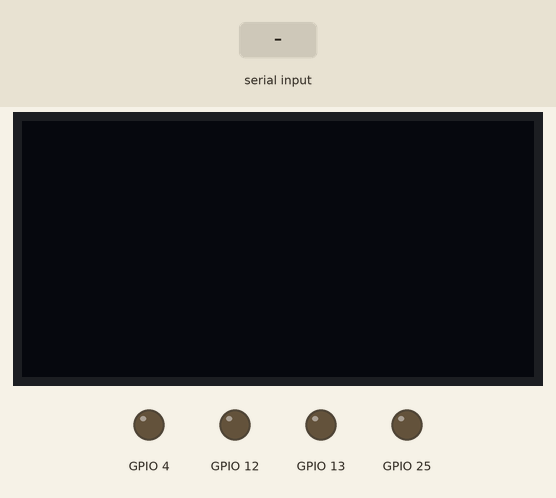
Bench run of a sketch on a simulated ESP32. Shown: 128×64 one-colour display, output pins drawn as LEDs (lit = HIGH). The test bench sets the inputs (shaded band). The OLED is the two-colour kind (top 16 rows yellow); what the sketch prints to the serial monitor is not drawn.

Above: at 1.2 s.
1.3 s: "+" received over Serial
At 2.3 s:
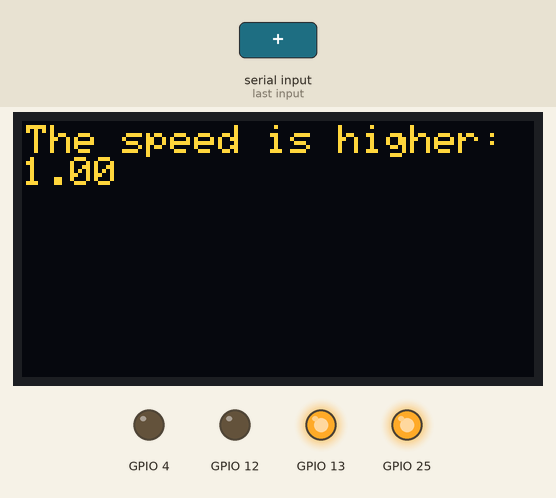
2.8 s: "-" received over Serial
At 3.4 s:
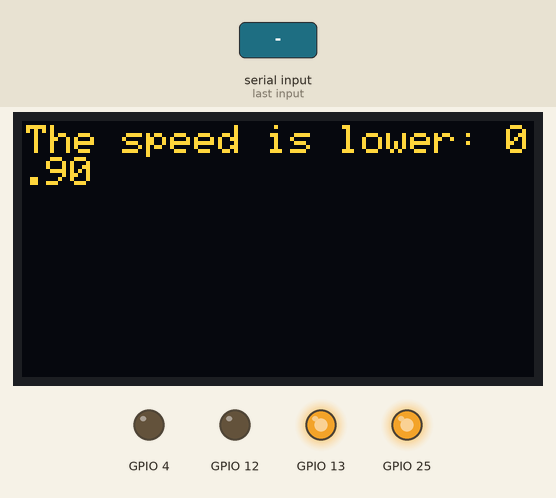
4.3 s: "+" received over Serial
At 4.6 s:
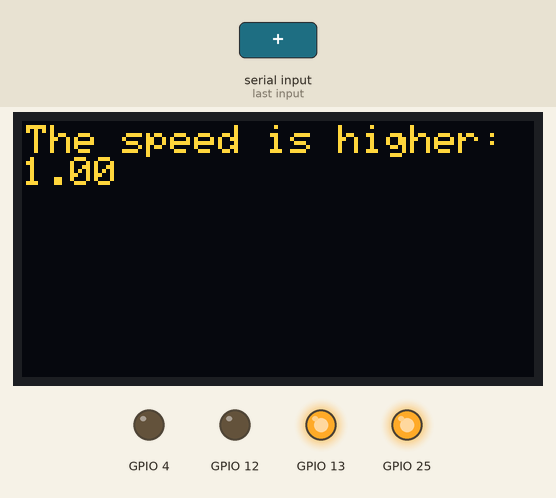
Timing chart, 0 to 7.3 s (numbered marks = the images above; inputs shaded):
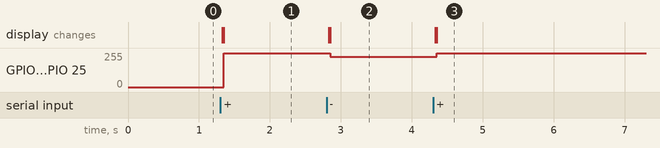

Measured:
- after the input at 1.3 s, GPIO 13, GPIO 25: 0/255 → 255/255 after 0.05 s; the display: first changes at once (image 1 shows a later state)
- after the input at 2.8 s, GPIO 13, GPIO 25: 255/255 → 228/255 after 0.05 s; the display: first changes at once (image 2 shows a later state)
- after the input at 4.3 s, GPIO 13, GPIO 25: 228/255 → 255/255 after 0.05 s; the display: first changes at once (image 3 shows a later state)

The sketch:

DcMotorsSpeed.ino
```cpp
#include <Wire.h> //library which facilitates I2C communication used for the OLED
#include <Adafruit_GFX.h> //library for graphics functions
#include <Adafruit_SH110X.h>
#define i2c_Address 0x3c // כתובת המסך
#define SCREEN_WIDTH 128
#define SCREEN_HEIGHT 64
#define OLED_RESET -1
Adafruit_SH1106G display = Adafruit_SH1106G(SCREEN_WIDTH, SCREEN_HEIGHT, &Wire, OLED_RESET); //יצירת אובייקט לתקשורת עם מסך

#define Motor_B1 12
#define Motor_F1 13
#define Motor_B2 4
#define Motor_F2 25

#define Resolution 8  // PWM resolution set
#define Freq 1000  // PWM frequency set to 1000 Hz

//PWM chanels for each motor
#define PWM_CHANNEL_B1 0
#define PWM_CHANNEL_F1 1
#define PWM_CHANNEL_B2 2
#define PWM_CHANNEL_F2 3


void setup()
{
  Serial.begin(9600);

  // Configures PWM channels for each motor pin with specified frequency and resolution
  ledcAttachChannel(Motor_B1 , Freq, Resolution, PWM_CHANNEL_B1);
  ledcAttachChannel(Motor_F1 , Freq, Resolution, PWM_CHANNEL_F1);
  ledcAttachChannel(Motor_B2 , Freq, Resolution, PWM_CHANNEL_B2);
  ledcAttachChannel(Motor_F2 , Freq, Resolution, PWM_CHANNEL_F2);

  display.setTextColor(SH110X_WHITE); // Sets text color to white on the OLED display
  display.setTextSize(1.5);           // Sets the text size to 1.5 times the normal size
  display.begin(i2c_Address,true);    // Initializes the OLED display with the I2C address
  display.clearDisplay();             // Clears any content on the OLED screen
}


char character = ' ';
float speed = 1.0 ;

void StartMotorsMovment(char character)
{

    if (character == '+')
      {
        speed = min(speed + 0.1, 1.0); // Increase speed, max 1.0
        Serial.println(speed);
             // Display speed
        display.clearDisplay();
        display.setCursor(1, 1);
        display.print("The speed is higher: ");
        display.display();
        display.print(speed);
        display.display();
     }

    else if (character == '-')
    {
        speed = max(speed - 0.1, 0.0); // Decrease speed, min 0.0
        Serial.println(speed);
               // Display speed
        display.clearDisplay();
        display.setCursor(1, 1);
        display.print("The speed is lower: ");
        display.display();
        display.print(speed);
        display.display();
    }


        ledcWriteChannel(PWM_CHANNEL_F1, speed*255);
        ledcWriteChannel(PWM_CHANNEL_F2, speed*255);

        ledcWriteChannel(PWM_CHANNEL_B1, 0);
        ledcWriteChannel(PWM_CHANNEL_B2, 0);
}


void loop()
{
  if(Serial.available())
  {
    Serial.println("Enter + to speed up, or - to slow down");
    character = Serial.read();
    StartMotorsMovment(character);
  }
}
```
